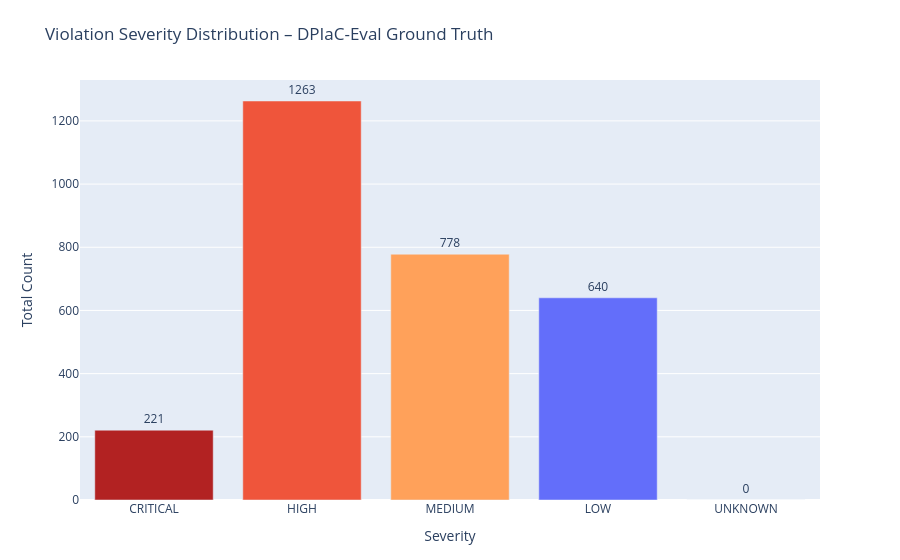

This figure's notebook cell:
### Code cell
sev_totals = {
    s: int(df_result[c].sum())
    for s, c in [('CRITICAL','severity_critical'),('HIGH','severity_high'),
                 ('MEDIUM','severity_medium'),('LOW','severity_low'),('UNKNOWN','severity_unknown')]
}
fig2 = go.Figure(go.Bar(
    x=list(sev_totals.keys()), y=list(sev_totals.values()),
    marker_color=[SEV_COLORS[s] for s in sev_totals],
    text=list(sev_totals.values()), textposition='outside',
))
fig2.update_layout(
    title='Violation Severity Distribution – DPIaC-Eval Ground Truth',
    xaxis_title='Severity', yaxis_title='Total Count',
    margin=dict(t=80, b=60), height=420,
)
fig2.write_image(str(OUTPUT_DIR / 'fig2_severity_distribution.png'), scale=2)
fig2.show()

### Figure 1 — Plotly figure (JSON) as saved in the notebook; plotly's stock layout.template omitted (floating-point values rounded to 4 significant figures)
{"data": [{"marker": {"color": ["#B22222", "#EF553B", "#FFA15A", "#636EFA", "#AAAAAA"]}, "text": ["221", "1263", "778", "640", "0"], "textposition": "outside", "type": "bar", "x": ["CRITICAL", "HIGH", "MEDIUM", "LOW", "UNKNOWN"], "y": [221, 1263, 778, 640, 0]}], "layout": {"autosize": true, "margin": {"b": 60, "t": 80}, "title": {"text": "Violation Severity Distribution – DPIaC-Eval Ground Truth"}, "xaxis": {"autorange": true, "range": [-0.5, 4.5], "title": {"text": "Severity"}, "type": "category"}, "yaxis": {"autorange": true, "range": [0, 1429.0], "title": {"text": "Total Count"}, "type": "linear"}}}
